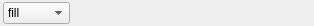
<ui version="4.0" >
 <class>FillWidget</class>
 <widget class="QWidget" name="FillWidget" >
  <property name="geometry" >
   <rect>
    <x>0</x>
    <y>0</y>
    <width>314</width>
    <height>26</height>
   </rect>
  </property>
  <property name="windowTitle" >
   <string>Plot Fill Widget</string>
  </property>
  <layout class="QHBoxLayout" >
   <property name="spacing" >
    <number>3</number>
   </property>
   <property name="leftMargin" >
    <number>0</number>
   </property>
   <property name="topMargin" >
    <number>0</number>
   </property>
   <property name="rightMargin" >
    <number>0</number>
   </property>
   <property name="bottomMargin" >
    <number>0</number>
   </property>
   <item>
    <widget class="QFrame" name="colorFrame" >
     <property name="frameShape" >
      <enum>QFrame::NoFrame</enum>
     </property>
     <property name="frameShadow" >
      <enum>QFrame::Raised</enum>
     </property>
    </widget>
   </item>
   <item>
    <widget class="QComboBox" name="fillChooser" >
     <item>
      <property name="text" >
       <string>fill</string>
      </property>
     </item>
     <item>
      <property name="text" >
       <string>mesh1</string>
      </property>
     </item>
     <item>
      <property name="text" >
       <string>mesh2</string>
      </property>
     </item>
     <item>
      <property name="text" >
       <string>mesh3</string>
      </property>
     </item>
     <item>
      <property name="text" >
       <string>no fill</string>
      </property>
     </item>
    </widget>
   </item>
   <item>
    <spacer>
     <property name="orientation" >
      <enum>Qt::Horizontal</enum>
     </property>
     <property name="sizeHint" >
      <size>
       <width>40</width>
       <height>20</height>
      </size>
     </property>
    </spacer>
   </item>
  </layout>
 </widget>
 <resources/>
 <connections/>
</ui>
